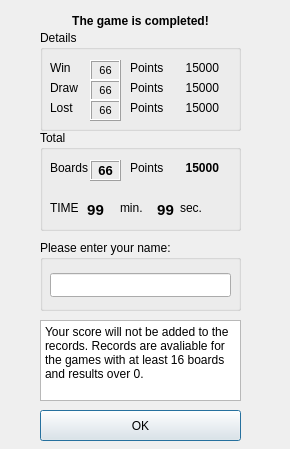
<?xml version="1.0" encoding="UTF-8"?>
<ui version="4.0">
 <class>EnterNameDialog</class>
 <widget class="QDialog" name="EnterNameDialog">
  <property name="geometry">
   <rect>
    <x>0</x>
    <y>0</y>
    <width>290</width>
    <height>449</height>
   </rect>
  </property>
  <property name="windowTitle">
   <string>TicTacToe Fun )</string>
  </property>
  <widget class="QPushButton" name="pbOK">
   <property name="geometry">
    <rect>
     <x>40</x>
     <y>410</y>
     <width>201</width>
     <height>31</height>
    </rect>
   </property>
   <property name="text">
    <string>OK</string>
   </property>
  </widget>
  <widget class="QGroupBox" name="gbNameEnter">
   <property name="geometry">
    <rect>
     <x>40</x>
     <y>240</y>
     <width>201</width>
     <height>71</height>
    </rect>
   </property>
   <property name="title">
    <string>Please enter your name:</string>
   </property>
   <widget class="QLineEdit" name="nameLine">
    <property name="geometry">
     <rect>
      <x>10</x>
      <y>33</y>
      <width>181</width>
      <height>24</height>
     </rect>
    </property>
   </widget>
  </widget>
  <widget class="QLabel" name="label">
   <property name="geometry">
    <rect>
     <x>10</x>
     <y>10</y>
     <width>261</width>
     <height>21</height>
    </rect>
   </property>
   <property name="font">
    <font>
     <bold>true</bold>
    </font>
   </property>
   <property name="text">
    <string>The game is completed!</string>
   </property>
   <property name="alignment">
    <set>Qt::AlignCenter</set>
   </property>
  </widget>
  <widget class="QGroupBox" name="groupBox_2">
   <property name="geometry">
    <rect>
     <x>40</x>
     <y>130</y>
     <width>201</width>
     <height>101</height>
    </rect>
   </property>
   <property name="title">
    <string>Total</string>
   </property>
   <widget class="QLabel" name="label_4">
    <property name="geometry">
     <rect>
      <x>10</x>
      <y>30</y>
      <width>41</width>
      <height>16</height>
     </rect>
    </property>
    <property name="text">
     <string>Boards</string>
    </property>
   </widget>
   <widget class="QLabel" name="lbBoards">
    <property name="geometry">
     <rect>
      <x>50</x>
      <y>30</y>
      <width>31</width>
      <height>21</height>
     </rect>
    </property>
    <property name="font">
     <font>
      <pointsize>10</pointsize>
      <bold>true</bold>
     </font>
    </property>
    <property name="frameShape">
     <enum>QFrame::Box</enum>
    </property>
    <property name="frameShadow">
     <enum>QFrame::Raised</enum>
    </property>
    <property name="text">
     <string>66</string>
    </property>
    <property name="alignment">
     <set>Qt::AlignCenter</set>
    </property>
   </widget>
   <widget class="QLabel" name="label_5">
    <property name="geometry">
     <rect>
      <x>90</x>
      <y>30</y>
      <width>41</width>
      <height>16</height>
     </rect>
    </property>
    <property name="text">
     <string>Points</string>
    </property>
   </widget>
   <widget class="QLabel" name="lbTotalScore">
    <property name="geometry">
     <rect>
      <x>130</x>
      <y>30</y>
      <width>49</width>
      <height>16</height>
     </rect>
    </property>
    <property name="font">
     <font>
      <bold>true</bold>
     </font>
    </property>
    <property name="text">
     <string>15000</string>
    </property>
    <property name="alignment">
     <set>Qt::AlignRight|Qt::AlignTrailing|Qt::AlignVCenter</set>
    </property>
   </widget>
   <widget class="QLabel" name="label_19">
    <property name="geometry">
     <rect>
      <x>10</x>
      <y>70</y>
      <width>31</width>
      <height>16</height>
     </rect>
    </property>
    <property name="text">
     <string>TIME</string>
    </property>
   </widget>
   <widget class="QLabel" name="label_20">
    <property name="geometry">
     <rect>
      <x>140</x>
      <y>70</y>
      <width>21</width>
      <height>16</height>
     </rect>
    </property>
    <property name="text">
     <string>sec.</string>
    </property>
   </widget>
   <widget class="QLabel" name="label_21">
    <property name="geometry">
     <rect>
      <x>80</x>
      <y>70</y>
      <width>31</width>
      <height>16</height>
     </rect>
    </property>
    <property name="text">
     <string>min.</string>
    </property>
   </widget>
   <widget class="QLabel" name="lbTimeMin">
    <property name="geometry">
     <rect>
      <x>40</x>
      <y>70</y>
      <width>31</width>
      <height>20</height>
     </rect>
    </property>
    <property name="font">
     <font>
      <pointsize>11</pointsize>
      <bold>true</bold>
     </font>
    </property>
    <property name="text">
     <string>99</string>
    </property>
    <property name="alignment">
     <set>Qt::AlignCenter</set>
    </property>
   </widget>
   <widget class="QLabel" name="lbTimeSec">
    <property name="geometry">
     <rect>
      <x>110</x>
      <y>70</y>
      <width>31</width>
      <height>20</height>
     </rect>
    </property>
    <property name="font">
     <font>
      <pointsize>11</pointsize>
      <bold>true</bold>
     </font>
    </property>
    <property name="text">
     <string>99</string>
    </property>
    <property name="alignment">
     <set>Qt::AlignCenter</set>
    </property>
   </widget>
  </widget>
  <widget class="QGroupBox" name="groupBox_3">
   <property name="geometry">
    <rect>
     <x>40</x>
     <y>30</y>
     <width>201</width>
     <height>101</height>
    </rect>
   </property>
   <property name="title">
    <string>Details</string>
   </property>
   <widget class="QLabel" name="label_7">
    <property name="geometry">
     <rect>
      <x>10</x>
      <y>30</y>
      <width>41</width>
      <height>16</height>
     </rect>
    </property>
    <property name="text">
     <string>Win</string>
    </property>
   </widget>
   <widget class="QLabel" name="lbWin">
    <property name="geometry">
     <rect>
      <x>50</x>
      <y>30</y>
      <width>31</width>
      <height>21</height>
     </rect>
    </property>
    <property name="font">
     <font>
      <pointsize>8</pointsize>
      <bold>false</bold>
     </font>
    </property>
    <property name="frameShape">
     <enum>QFrame::Box</enum>
    </property>
    <property name="frameShadow">
     <enum>QFrame::Raised</enum>
    </property>
    <property name="text">
     <string>66</string>
    </property>
    <property name="alignment">
     <set>Qt::AlignCenter</set>
    </property>
   </widget>
   <widget class="QLabel" name="label_9">
    <property name="geometry">
     <rect>
      <x>90</x>
      <y>30</y>
      <width>41</width>
      <height>16</height>
     </rect>
    </property>
    <property name="text">
     <string>Points</string>
    </property>
   </widget>
   <widget class="QLabel" name="lbWinScore">
    <property name="geometry">
     <rect>
      <x>130</x>
      <y>30</y>
      <width>49</width>
      <height>16</height>
     </rect>
    </property>
    <property name="text">
     <string>15000</string>
    </property>
    <property name="alignment">
     <set>Qt::AlignRight|Qt::AlignTrailing|Qt::AlignVCenter</set>
    </property>
   </widget>
   <widget class="QLabel" name="label_11">
    <property name="geometry">
     <rect>
      <x>10</x>
      <y>50</y>
      <width>41</width>
      <height>16</height>
     </rect>
    </property>
    <property name="text">
     <string>Draw</string>
    </property>
   </widget>
   <widget class="QLabel" name="lbDraw">
    <property name="geometry">
     <rect>
      <x>50</x>
      <y>50</y>
      <width>31</width>
      <height>21</height>
     </rect>
    </property>
    <property name="font">
     <font>
      <pointsize>8</pointsize>
      <bold>false</bold>
     </font>
    </property>
    <property name="frameShape">
     <enum>QFrame::Box</enum>
    </property>
    <property name="frameShadow">
     <enum>QFrame::Raised</enum>
    </property>
    <property name="text">
     <string>66</string>
    </property>
    <property name="alignment">
     <set>Qt::AlignCenter</set>
    </property>
   </widget>
   <widget class="QLabel" name="label_13">
    <property name="geometry">
     <rect>
      <x>90</x>
      <y>50</y>
      <width>41</width>
      <height>16</height>
     </rect>
    </property>
    <property name="text">
     <string>Points</string>
    </property>
   </widget>
   <widget class="QLabel" name="lbDrawScore">
    <property name="geometry">
     <rect>
      <x>130</x>
      <y>50</y>
      <width>49</width>
      <height>16</height>
     </rect>
    </property>
    <property name="text">
     <string>15000</string>
    </property>
    <property name="alignment">
     <set>Qt::AlignRight|Qt::AlignTrailing|Qt::AlignVCenter</set>
    </property>
   </widget>
   <widget class="QLabel" name="lbLostScore">
    <property name="geometry">
     <rect>
      <x>130</x>
      <y>70</y>
      <width>49</width>
      <height>16</height>
     </rect>
    </property>
    <property name="text">
     <string>15000</string>
    </property>
    <property name="alignment">
     <set>Qt::AlignRight|Qt::AlignTrailing|Qt::AlignVCenter</set>
    </property>
   </widget>
   <widget class="QLabel" name="lbLost">
    <property name="geometry">
     <rect>
      <x>50</x>
      <y>70</y>
      <width>31</width>
      <height>21</height>
     </rect>
    </property>
    <property name="font">
     <font>
      <pointsize>8</pointsize>
      <bold>false</bold>
     </font>
    </property>
    <property name="frameShape">
     <enum>QFrame::Box</enum>
    </property>
    <property name="frameShadow">
     <enum>QFrame::Raised</enum>
    </property>
    <property name="text">
     <string>66</string>
    </property>
    <property name="alignment">
     <set>Qt::AlignCenter</set>
    </property>
   </widget>
   <widget class="QLabel" name="label_17">
    <property name="geometry">
     <rect>
      <x>10</x>
      <y>70</y>
      <width>41</width>
      <height>16</height>
     </rect>
    </property>
    <property name="text">
     <string>Lost</string>
    </property>
   </widget>
   <widget class="QLabel" name="label_18">
    <property name="geometry">
     <rect>
      <x>90</x>
      <y>70</y>
      <width>41</width>
      <height>16</height>
     </rect>
    </property>
    <property name="text">
     <string>Points</string>
    </property>
   </widget>
  </widget>
  <widget class="QTextBrowser" name="tbNoRecord">
   <property name="geometry">
    <rect>
     <x>40</x>
     <y>320</y>
     <width>201</width>
     <height>81</height>
    </rect>
   </property>
   <property name="html">
    <string>&lt;!DOCTYPE HTML PUBLIC &quot;-//W3C//DTD HTML 4.0//EN&quot; &quot;http://www.w3.org/TR/REC-html40/strict.dtd&quot;&gt;
&lt;html&gt;&lt;head&gt;&lt;meta name=&quot;qrichtext&quot; content=&quot;1&quot; /&gt;&lt;meta charset=&quot;utf-8&quot; /&gt;&lt;style type=&quot;text/css&quot;&gt;
p, li { white-space: pre-wrap; }
hr { height: 1px; border-width: 0; }
&lt;/style&gt;&lt;/head&gt;&lt;body style=&quot; font-family:'Segoe UI'; font-size:9pt; font-weight:400; font-style:normal;&quot;&gt;
&lt;p style=&quot; margin-top:0px; margin-bottom:0px; margin-left:0px; margin-right:0px; -qt-block-indent:0; text-indent:0px;&quot;&gt;Your score will not be added to the records. Records are avaliable for the games with at least 16 boards and results over 0.&lt;/p&gt;&lt;/body&gt;&lt;/html&gt;</string>
   </property>
  </widget>
 </widget>
 <resources/>
 <connections/>
</ui>
